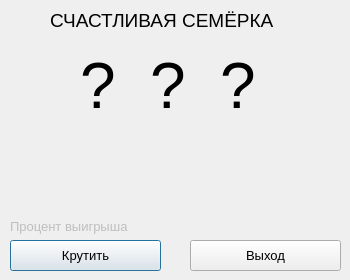
<?xml version="1.0" encoding="UTF-8"?>
<ui version="4.0">
 <class>CasinoGame</class>
 <widget class="QDialog" name="CasinoGame">
  <property name="enabled">
   <bool>true</bool>
  </property>
  <property name="geometry">
   <rect>
    <x>0</x>
    <y>0</y>
    <width>350</width>
    <height>280</height>
   </rect>
  </property>
  <property name="mouseTracking">
   <bool>false</bool>
  </property>
  <property name="windowTitle">
   <string>Azino vulkan alfa 0.0.01</string>
  </property>
  <property name="windowIcon">
   <iconset>
    <normaloff>../../../Downloads/seven.png</normaloff>../../../Downloads/seven.png</iconset>
  </property>
  <widget class="QPushButton" name="pushButton">
   <property name="geometry">
    <rect>
     <x>10</x>
     <y>240</y>
     <width>151</width>
     <height>31</height>
    </rect>
   </property>
   <property name="font">
    <font>
     <pointsize>10</pointsize>
    </font>
   </property>
   <property name="text">
    <string>Крутить</string>
   </property>
  </widget>
  <widget class="QPushButton" name="pushButton_1">
   <property name="geometry">
    <rect>
     <x>190</x>
     <y>240</y>
     <width>151</width>
     <height>31</height>
    </rect>
   </property>
   <property name="font">
    <font>
     <pointsize>10</pointsize>
    </font>
   </property>
   <property name="text">
    <string>Выход</string>
   </property>
  </widget>
  <widget class="QLabel" name="label">
   <property name="geometry">
    <rect>
     <x>50</x>
     <y>10</y>
     <width>251</width>
     <height>20</height>
    </rect>
   </property>
   <property name="font">
    <font>
     <pointsize>14</pointsize>
    </font>
   </property>
   <property name="layoutDirection">
    <enum>Qt::LeftToRight</enum>
   </property>
   <property name="text">
    <string>СЧАСТЛИВАЯ СЕМЁРКА</string>
   </property>
  </widget>
  <widget class="QLabel" name="label_2">
   <property name="enabled">
    <bool>true</bool>
   </property>
   <property name="geometry">
    <rect>
     <x>80</x>
     <y>50</y>
     <width>41</width>
     <height>71</height>
    </rect>
   </property>
   <property name="font">
    <font>
     <pointsize>48</pointsize>
    </font>
   </property>
   <property name="text">
    <string>?</string>
   </property>
  </widget>
  <widget class="QLabel" name="label_3">
   <property name="enabled">
    <bool>true</bool>
   </property>
   <property name="geometry">
    <rect>
     <x>150</x>
     <y>50</y>
     <width>41</width>
     <height>71</height>
    </rect>
   </property>
   <property name="font">
    <font>
     <pointsize>48</pointsize>
    </font>
   </property>
   <property name="text">
    <string>?</string>
   </property>
  </widget>
  <widget class="QLabel" name="label_4">
   <property name="enabled">
    <bool>true</bool>
   </property>
   <property name="geometry">
    <rect>
     <x>220</x>
     <y>50</y>
     <width>41</width>
     <height>71</height>
    </rect>
   </property>
   <property name="font">
    <font>
     <pointsize>48</pointsize>
    </font>
   </property>
   <property name="text">
    <string>?</string>
   </property>
  </widget>
  <widget class="QLabel" name="label_5">
   <property name="enabled">
    <bool>false</bool>
   </property>
   <property name="geometry">
    <rect>
     <x>10</x>
     <y>216</y>
     <width>331</width>
     <height>20</height>
    </rect>
   </property>
   <property name="font">
    <font>
     <pointsize>10</pointsize>
    </font>
   </property>
   <property name="text">
    <string>Процент выигрыша</string>
   </property>
  </widget>
  <widget class="QLabel" name="label_6">
   <property name="enabled">
    <bool>true</bool>
   </property>
   <property name="geometry">
    <rect>
     <x>60</x>
     <y>130</y>
     <width>81</width>
     <height>81</height>
    </rect>
   </property>
   <property name="text">
    <string/>
   </property>
  </widget>
  <widget class="QLabel" name="label_7">
   <property name="enabled">
    <bool>true</bool>
   </property>
   <property name="geometry">
    <rect>
     <x>130</x>
     <y>130</y>
     <width>81</width>
     <height>81</height>
    </rect>
   </property>
   <property name="text">
    <string/>
   </property>
  </widget>
  <widget class="QLabel" name="label_8">
   <property name="enabled">
    <bool>true</bool>
   </property>
   <property name="geometry">
    <rect>
     <x>200</x>
     <y>130</y>
     <width>81</width>
     <height>81</height>
    </rect>
   </property>
   <property name="text">
    <string/>
   </property>
  </widget>
 </widget>
 <resources>
  <include location="imgprog.qrc"/>
 </resources>
 <connections/>
</ui>
